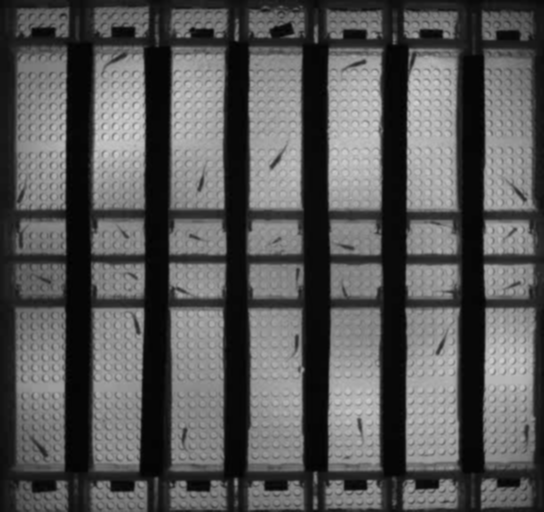
#> input picture data/input/frames/frame_000_original.png, 544 x 512 px
$ python -i detector.py   (imports and definitions only)
#> lines starting #> are read from the running program, lines starting #| are printed output that depends on the picture; after the words box and inside, x2 and y2 are one past the last pixel; in counts of white or black regions, pixels touching at a corner belong together
#> further down, picture is the input picture: shape (512, 544, 3); min 1, max 213, mean 87.6
"""Fish detection module for identifying tiny black fish in images."""

import cv2
import numpy as np
from pathlib import Path
from typing import List, Tuple, Optional
from dataclasses import dataclass
from PIL import Image
import matplotlib.pyplot as plt


@dataclass
class FishDetection:
    """Represents a detected fish with bounding box and confidence."""
    x: int
    y: int
    width: int
    height: int
    confidence: float
    area: int


class FishDetector:
    """Detector for tiny black fish with filtering to exclude bars and other objects."""

    def __init__(self,
                 min_area: int = 50,
                 max_area: int = 2000,
                 min_aspect_ratio: float = 0.3,
                 max_aspect_ratio: float = 3.0,
                 black_threshold: int = 50):
        """
        Initialize the fish detector.

        Args:
            min_area: Minimum area for fish detection (pixels)
            max_area: Maximum area for fish detection (pixels)
            min_aspect_ratio: Minimum width/height ratio for fish shape
            max_aspect_ratio: Maximum width/height ratio for fish shape
            black_threshold: Threshold for black color detection (0-255)
        """
        self.min_area = min_area
        self.max_area = max_area
        self.min_aspect_ratio = min_aspect_ratio
        self.max_aspect_ratio = max_aspect_ratio
        self.black_threshold = black_threshold

    def preprocess_image(self, image: np.ndarray) -> np.ndarray:
        """Preprocess image for fish detection."""
        # Convert to grayscale if needed
        if len(image.shape) == 3:
            gray = cv2.cvtColor(image, cv2.COLOR_BGR2GRAY)
        else:
            gray = image.copy()

        # Apply Gaussian blur to reduce noise
        blurred = cv2.GaussianBlur(gray, (5, 5), 0)

        # Apply adaptive thresholding to better handle varying lighting
        thresh = cv2.adaptiveThreshold(
            blurred, 255, cv2.ADAPTIVE_THRESH_GAUSSIAN_C, cv2.THRESH_BINARY_INV, 11, 2
        )
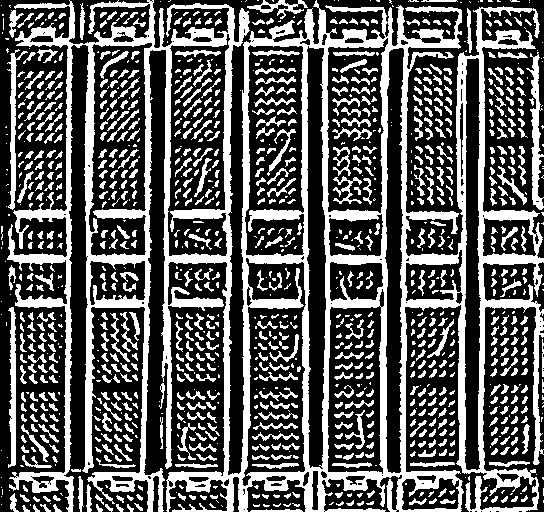
#> thresh: shape (512, 544); 35.4% white; 1178 white regions (448 under 20 px), largest, box (x1, y1, x2, y2) and area: (7, 0, 544, 512) 59732, (526, 52, 544, 210) 1062, (8, 307, 16, 468) 839

        # Morphological operations to clean up the image
        kernel = cv2.getStructuringElement(cv2.MORPH_ELLIPSE, (3, 3))
        cleaned = cv2.morphologyEx(thresh, cv2.MORPH_CLOSE, kernel)
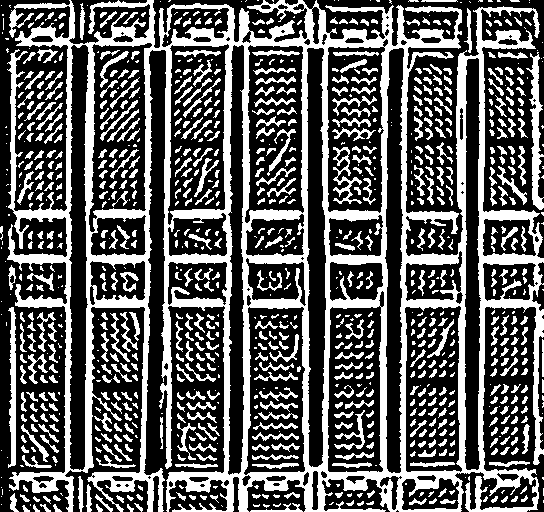
#> cleaned: shape (512, 544); 36% white; 970 white regions (338 under 20 px), largest, box (x1, y1, x2, y2) and area: (7, 0, 544, 512) 62790, (526, 52, 544, 210) 1123, (8, 307, 16, 468) 842
        cleaned = cv2.morphologyEx(cleaned, cv2.MORPH_OPEN, kernel)
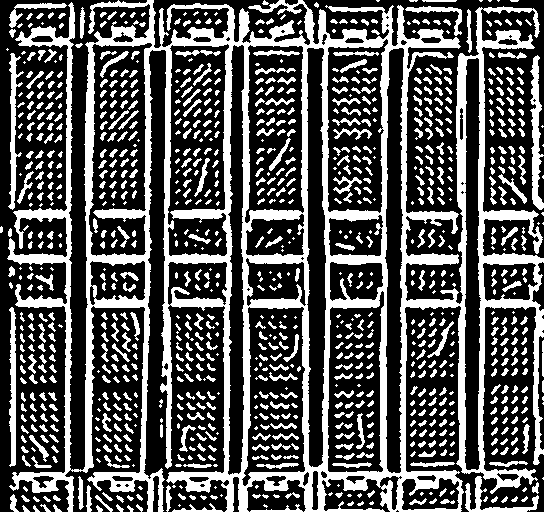
#> cleaned: shape (512, 544); 33.8% white; 1037 white regions (300 under 20 px)

        return cleaned

    def detect_black_objects(self, image: np.ndarray) -> List[FishDetection]:
        """Detect black objects that could be fish."""
        # Preprocess the image
        processed = self.preprocess_image(image)

        # Find contours
        contours, _ = cv2.findContours(processed, cv2.RETR_EXTERNAL, cv2.CHAIN_APPROX_SIMPLE)
#> contours = 638 contours, 387 with area under 20; largest, box (x1, y1, x2, y2) and area: (7, 0, 544, 512) 148626, (530, 55, 544, 210) 929, (9, 307, 16, 467) 672, (8, 53, 24, 210) 670, (465, 476, 539, 512) 496

        detections = []
        for contour in contours:
            # Calculate contour properties
            area = cv2.contourArea(contour)

            # Filter by area
            if area < self.min_area or area > self.max_area:
                continue

            # Get bounding rectangle
            x, y, w, h = cv2.boundingRect(contour)
            aspect_ratio = w / h if h > 0 else 0

            # Filter by aspect ratio (fish should be roughly oval/elongated)
            if aspect_ratio < self.min_aspect_ratio or aspect_ratio > self.max_aspect_ratio:
                continue

            # Check if the object is actually black in the original image
            if self._is_black_object(image, x, y, w, h):
                # Calculate confidence based on area and shape
                confidence = self._calculate_confidence(contour, area, aspect_ratio)

                detection = FishDetection(
                    x=x, y=y, width=w, height=h,
                    confidence=confidence, area=int(area)
                )
                detections.append(detection)
#> this loop made 638 passes
#> area on passes 9 to 11: 21.5, 21.5, 20.5
#> after the loop, detections = 1 item

        return detections

    def _is_black_object(self, image: np.ndarray, x: int, y: int, w: int, h: int) -> bool:
        """Check if the object in the bounding box is actually black."""
        # Extract the region of interest
        roi = image[y:y+h, x:x+w]

        if len(roi) == 0:
            return False

        # Convert to grayscale if needed
        if len(roi.shape) == 3:
            roi_gray = cv2.cvtColor(roi, cv2.COLOR_BGR2GRAY)
        else:
            roi_gray = roi

        # Calculate mean brightness
        mean_brightness = np.mean(roi_gray)

        # Object is considered black if mean brightness is below threshold
        return mean_brightness < self.black_threshold

    def _calculate_confidence(self, contour: np.ndarray, area: int, aspect_ratio: float) -> float:
        """Calculate confidence score for a detection."""
        # Calculate contour properties
        perimeter = cv2.arcLength(contour, True)
        if perimeter == 0:
            return 0.0

        # Circularity (4π*area/perimeter²) - fish should be somewhat circular/oval
        circularity = 4 * np.pi * area / (perimeter * perimeter)

        # Ideal circularity for fish is around 0.7-0.9
        circularity_score = 1.0 - abs(circularity - 0.8) / 0.8

        # Aspect ratio score (prefer moderate elongation)
        aspect_score = 1.0 - abs(aspect_ratio - 1.5) / 1.5

        # Area score (prefer medium-sized objects)
        area_score = 1.0 - abs(area - (self.min_area + self.max_area) / 2) / ((self.max_area - self.min_area) / 2)

        # Combine scores
        confidence = (circularity_score * 0.4 + aspect_score * 0.3 + area_score * 0.3)
        return min(max(confidence, 0.0), 1.0)

    # [109 lines left out: functions filter_detections, _is_likely_fish, _non_maximum_suppression, _calculate_overlap, detect_fish, visualize_detections, not called in this run]

>>> import cv2
>>> picture = cv2.imread('../../data/input/frames/frame_000_original.png')
>>> result = FishDetector().detect_black_objects(picture)
#> result = 1 item
